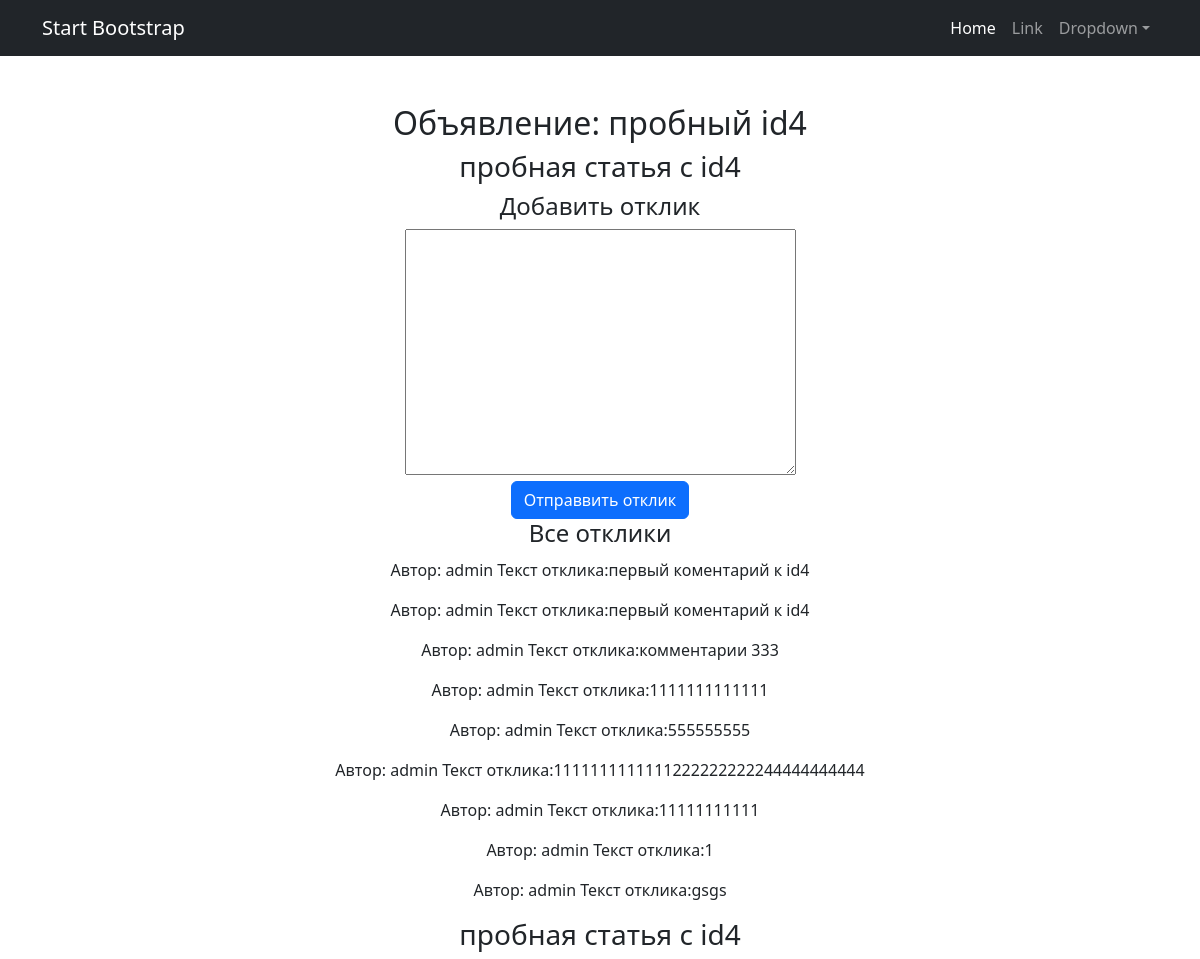
/board/post/4/ (signed in), run on an earlier commit of the app's database.
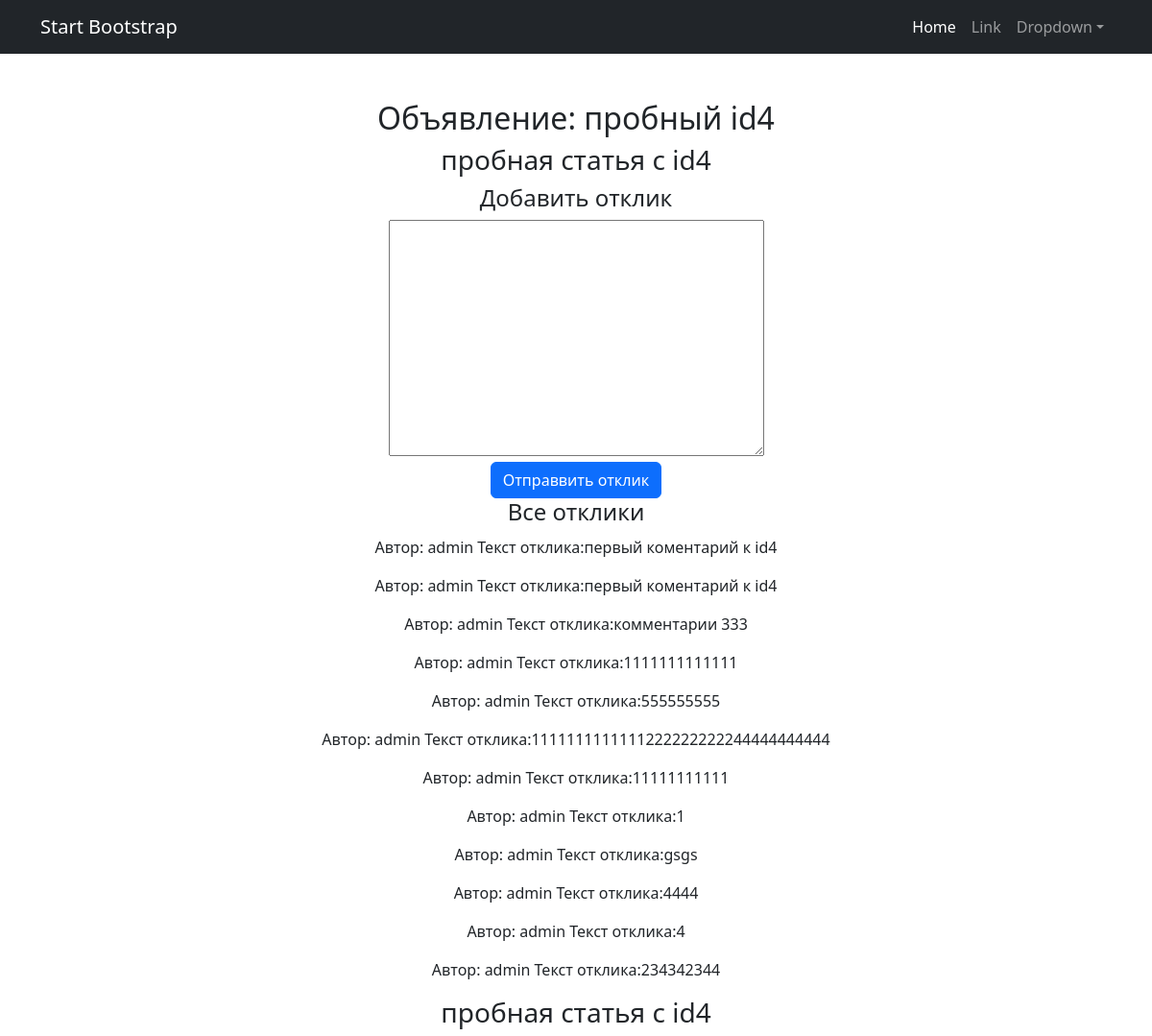
And on a later commit of the database.
### Bullboard/models.py (models this page shows, shortened)
class Comment(models.Model):
    author = models.ForeignKey(User, on_delete=models.CASCADE)
    post = models.ForeignKey(Post, on_delete=models.CASCADE)
    text = models.TextField()
    created = models.DateTimeField(auto_now_add=True)

class User(AbstractUser):
    code = models.CharField(max_length=120, null=True, blank=True)
    def __str__(self):
        return self.username

### Bullboard/views.py (the view)
# urls.py: path('post/<int:pk>/', PostDetail.as_view(), name='post_detail'),
class PostDetail(LoginRequiredMixin, DetailView):
    raise_exception = True
    model = Post
    template_name = 'post_detail.html'
    context_object_name = 'post'
    def get_context_data(self, **kwargs):
        context = super().get_context_data(**kwargs)
        context['replay_form'] = CommentForms()
        return context
    def post(self, request, *args, **kwargs):
        post = self.get_object()
        form = CommentForms(request.POST)
        if form.is_valid():
            replay = form.save(commit=False)
            replay.post = post
            replay.author = request.user
            replay.save()
            return redirect('post_detail', pk=post.pk)

### Bullboard/forms.py
class CommentForms(forms.ModelForm):
    class Meta:
        model = Comment
        fields = ['text']
        labels = {'author': 'Автор', 'post': 'Коментарий', 'text': 'Содержание коментария'}

### templates/post_detail.html (shortened to what this page needs)
{% extends 'flatpages/default.html' %}
{% block content %}
<h2>Объявление: {{post.title}}</h2>
<h3>{{ post.text }}</h3>
{% if user.is_authenticated %}
<h4>Добавить отклик</h4>
    <form method="post" style="...">
            <div style="...">
                {{ replay_form.text }}
            </div>
            <button type="submit" class="btn btn-primary">Отправвить отклик</button>
    </form>
{% else %}
    <p>Авторизуйтесь, чтобы оставить отклик</p>
    <a  class="btn btn_primary", href="{% url 'profile' %}">Войти</a>
{% endif %}
{% if post.comment_set.all %}
<h4>Все отклики</h4>
    {% for reply in post.comment_set.all %}
        <div style="margin-top: 10px">
            <p> Автор: {{ reply.author}}   Текст отклика:{{ reply.text}}</p>
        </div>
    {% endfor %}
{% endif %}
<h3>{{ post.text }}</h3>
{% endblock content %}

What changed in the data, as far as the page shows it:
added Comment: author "admin", text "4444"
added Comment: author "admin", text "4"
added Comment: author "admin", text "234342344"
